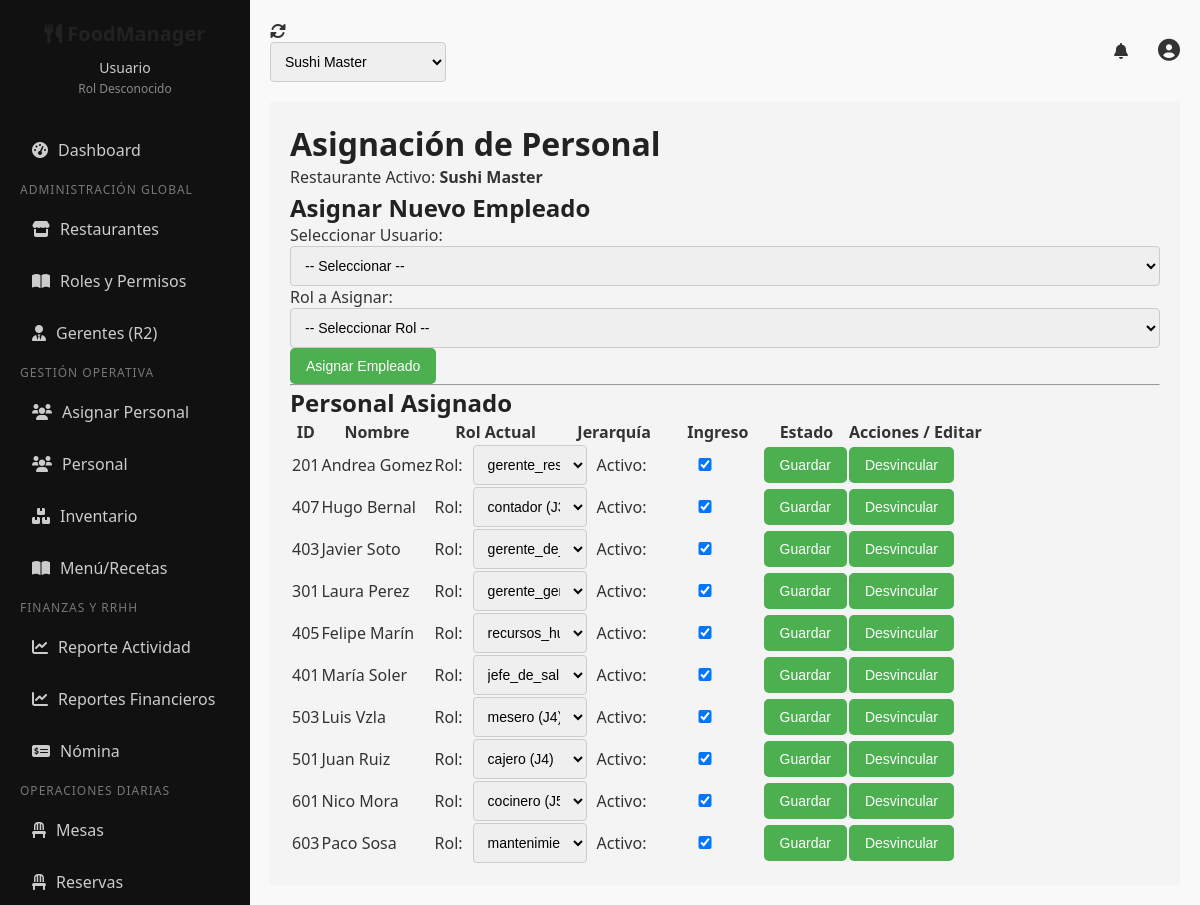
The app's page /views/gestion_asignar_personal.php (signed in) with its own data.
### tables this page shows
CREATE TABLE restaurantes (
    id INT AUTO_INCREMENT PRIMARY KEY,
    nombre VARCHAR(100) NOT NULL,
    direccion TEXT,
    gerenteres_id INT,
    FOREIGN KEY (gerenteres_id) REFERENCES usuarios(id)
);

CREATE TABLE usuarios_restaurantes (
    id INT AUTO_INCREMENT PRIMARY KEY,
    usuario_id INT NOT NULL,
    restaurante_id INT NOT NULL,
    rol_id INT NOT NULL,
    activo BOOLEAN DEFAULT TRUE,
    fecha_ingreso DATE,
    fecha_salida DATE,
    FOREIGN KEY (usuario_id) REFERENCES usuarios(id) ON DELETE CASCADE,
    FOREIGN KEY (restaurante_id) REFERENCES restaurantes(id) ON DELETE CASCADE,
    FOREIGN KEY (rol_id) REFERENCES roles(id) ON DELETE CASCADE,
    UNIQUE (usuario_id, restaurante_id)
);

CREATE TABLE usuarios (
    id INT AUTO_INCREMENT PRIMARY KEY,
    nombre_usuario VARCHAR(50) NOT NULL UNIQUE,
    contrasena VARCHAR(255) NOT NULL,
    nombre_completo VARCHAR(100),
    email VARCHAR(100),
    telefono VARCHAR(20),
    token_recuperacion VARCHAR(255),
    token_expira DATETIME,
    verificado BOOLEAN DEFAULT FALSE,
    activo BOOLEAN DEFAULT TRUE
);

### views/gestion_asignar_personal.php (the view, shortened to what this page needs)
<?php
include '../includes/header.php';
$restaurante_id = $_SESSION['restaurante_actual_id'] ?? null;
try {
    $stmt_personal = $pdo->prepare("
        SELECT u.id AS usuario_id, u.nombre_completo, r.nombre AS rol_nombre, r.id AS rol_id, ur.activo, ur.fecha_ingreso, ur.fecha_salida, r.jerarquia
        FROM usuarios_restaurantes ur
        JOIN usuarios u ON ur.usuario_id = u.id
        JOIN roles r ON ur.rol_id = r.id
        WHERE ur.restaurante_id = :rid
        ORDER BY r.jerarquia ASC
    ");
    $stmt_personal->bindParam(':rid', $restaurante_id);
    $stmt_personal->execute();
    $personal_list = $stmt_personal->fetchAll(PDO::FETCH_ASSOC);
    $stmt_personal = $pdo->prepare("
        SELECT u.id AS usuario_id, u.nombre_completo, r.nombre AS rol_nombre, r.id AS rol_id, ur.activo, ur.fecha_ingreso, ur.fecha_salida, r.jerarquia
        FROM usuarios_restaurantes ur
        JOIN usuarios u ON ur.usuario_id = u.id
        JOIN roles r ON ur.rol_id = r.id
        WHERE ur.restaurante_id = :rid
        ORDER BY r.jerarquia ASC
    ");
    $stmt_personal->bindParam(':rid', $restaurante_id);
    $stmt_personal->execute();
    $personal_list = $stmt_personal->fetchAll(PDO::FETCH_ASSOC);
    $stmt_roles = $pdo->query("SELECT id, nombre, jerarquia FROM roles ORDER BY jerarquia ASC");
    $roles_list = $stmt_roles->fetchAll(PDO::FETCH_ASSOC);
} catch (PDOException $e) {
    $error_message = "Error al cargar datos del sistema: " . $e->getMessage();
}
?>
<h1>Asignación de Personal</h1>
<p class="current-context">Restaurante Activo:
    <strong><?php echo getRestaurantName($restaurante_id); ?></strong>
</p>
<h2>Asignar Nuevo Empleado</h2>
<form action="" method="POST" class="form-crud">
    <label for="usuario_id">Seleccionar Usuario:</label>
    <select name="usuario_id" id="usuario_id" required>
        <option value="">-- Seleccionar --</option>
    </select>
    <label for="rol_id_create">Rol a Asignar:</label>
    <select name="rol_id" id="rol_id_create" required>
        <option value="">-- Seleccionar Rol --</option>
    </select>
    <button type="submit" class="btn btn-primary">Asignar Empleado</button>
</form>
<hr>
<h2>Personal Asignado</h2>
<table class="data-table">
    <thead>
        <tr>
            <th>ID</th>
            <th>Nombre</th>
            <th>Rol Actual</th>
            <th>Jerarquía</th>
            <th>Ingreso</th>
            <th>Estado</th>
            <th>Acciones / Editar</th>
        </tr>
    </thead>
    <tbody>
        <?php foreach ($personal_list as $p): ?>
            <tr>
                <td><?php echo $p['usuario_id']; ?></td>
                <td><?php echo htmlspecialchars($p['nombre_completo']); ?></td>
                <td colspan="4">
                    <form action="" method="POST" style="display:inline-flex; gap: 10px; align-items:center;">
                        <label for="rol_<?php echo $p['usuario_id']; ?>">Rol:</label>
                        <select name="new_rol_id" id="rol_<?php echo $p['usuario_id']; ?>" required>
                            <?php foreach ($roles_list as $rol): ?>
                                    <option value="<?php echo $rol['id']; ?>" <?php echo ($rol['id'] == $p['rol_id']) ? 'selected' : ''; ?>>
                                        <?php echo htmlspecialchars($rol['nombre']); ?> (J<?php echo $rol['jerarquia']; ?>)
                                    </option>
                            <?php endforeach; ?>
                        </select>
                        <label>Activo:</label>
                        <input type="checkbox" name="activo" value="1" <?php echo ($p['activo']) ? 'checked' : ''; ?>>
                        <button type="submit" class="btn btn-success btn-sm">Guardar</button>
                    </form>
                </td>
                <td>
                    <form action="" method="POST" style="display:inline;" onsubmit="return confirm('¿Está seguro de desvincular a <?php echo htmlspecialchars($p['nombre_completo']); ?> de este restaurante? Esto no elimina su cuenta, solo la asignación.')">
                        <button type="submit" class="btn btn-danger btn-sm">Desvincular</button>
                    </form>
                </td>
            </tr>
        <?php endforeach; ?>
    </tbody>
</table>
<?php include '../includes/footer.php'; ?>

### style/main.css (style rules this page uses)
* { box-sizing: border-box; margin: 0; padding: 0; }
html, body { font-family: 'Segoe UI', sans-serif; background-color: #f9f9f9; color: #333; height: 100%; }
h1, h2, h3, h4 { font-weight: 600; color: #222; }
p { line-height: 1.6; }
button { border: none; padding: 10px 16px; border-radius: 5px; background-color: #4CAF50; color: #fff; font-size: 14px; cursor: pointer; transition: background 0.3s; }
input, select, textarea { border: 1px solid #ccc; padding: 10px; border-radius: 4px; font-size: 14px; width: 100%; }

### records on screen
restaurantes: nombre "Sushi Master"
usuarios_restaurantes: usuario "201", usuario.nombre_completo "Andrea Gomez", activo "☑"
usuarios_restaurantes: usuario "407", usuario.nombre_completo "Hugo Bernal", activo "☑"
usuarios_restaurantes: usuario "403", usuario.nombre_completo "Javier Soto", activo "☑"
usuarios_restaurantes: usuario "301", usuario.nombre_completo "Laura Perez", activo "☑"
usuarios_restaurantes: usuario "405", usuario.nombre_completo "Felipe Marín", activo "☑"
usuarios_restaurantes: usuario "401", usuario.nombre_completo "María Soler", activo "☑"
usuarios_restaurantes: usuario "503", usuario.nombre_completo "Luis Vzla", activo "☑"
usuarios_restaurantes: usuario "501", usuario.nombre_completo "Juan Ruiz", activo "☑"
usuarios_restaurantes: usuario "601", usuario.nombre_completo "Nico Mora", activo "☑"
usuarios_restaurantes: usuario "603", usuario.nombre_completo "Paco Sosa", activo "☑"

### other values on screen
$user_name "Usuario"
$user_rol "Rol Desconocido"
form field restaurant_id_selector "Sushi Master"
form field new_rol_id "gerente_restaurante (J2)"
form field new_rol_id "contador (J3)"
form field new_rol_id "gerente_de_cocina (J3)"
form field new_rol_id "gerente_general (J3)"
form field new_rol_id "recursos_humanos (J3)"
form field new_rol_id "jefe_de_sala (J3)"
form field new_rol_id "mesero (J4)"
form field new_rol_id "cajero (J4)"
form field new_rol_id "cocinero (J5)"
form field new_rol_id "mantenimiento (J5)"
